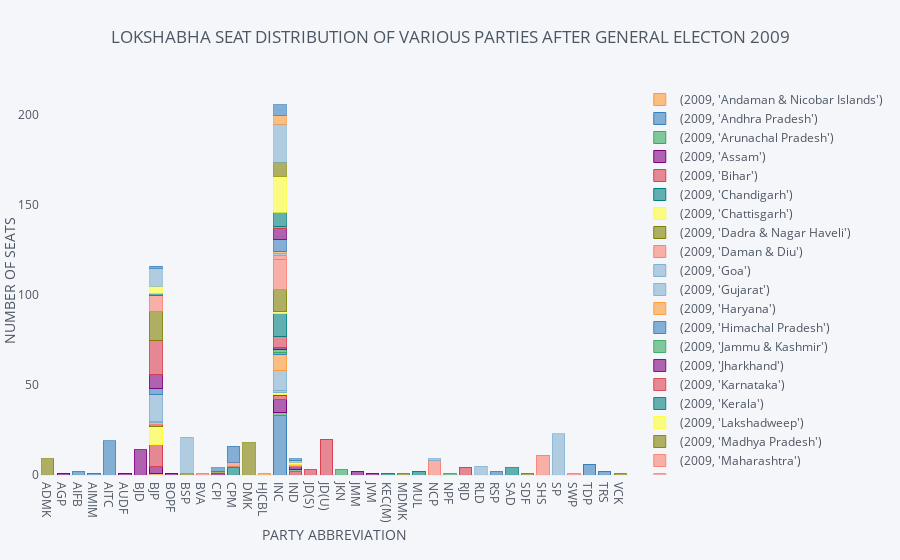

Source (notebook cell):
### Code cell
i.unstack(level=0).iplot(kind='bar',barmode='stack', subplots=False,width=700,margin=(40,40,85,85),yTitle='NUMBER OF SEATS',xTitle='PARTY ABBREVIATION',zTitle='STATES',title="LOKSHABHA SEAT DISTRIBUTION OF VARIOUS PARTIES AFTER GENERAL ELECTON 2009",showgrid=False)

### Figure 1 — Plotly figure (JSON) as saved in the notebook; plotly's stock layout.template omitted (floating-point values rounded to 4 significant figures)
{"data": [{"marker": {"color": "rgba(255, 153, 51, 0.6)", "line": {"color": "rgba(255, 153, 51, 1.0)", "width": 1}}, "name": "(2009, 'Andaman & Nicobar Islands')", "orientation": "v", "text": "", "type": "bar", "x": ["ADMK", "AGP", "AIFB", "AIMIM", "AITC", "AUDF", "BJD", "BJP", "BOPF", "BSP", "BVA", "CPI", "CPM", "DMK", "HJCBL", "INC", "IND", "JD(S)", "JD(U)", "JKN", "JMM", "JVM", "KEC(M)", "MDMK", "MUL", "NCP", "NPF", "RJD", "RLD", "RSP", "SAD", "SDF", "SHS", "SP", "SWP", "TDP", "TRS", "VCK"], "y": ["", "", "", "", "", "", "", 1, "", "", "", "", "", "", "", "", "", "", "", "", "", "", "", "", "", "", "", "", "", "", "", "", "", "", "", "", "", ""]}, {"marker": {"color": "rgba(55, 128, 191, 0.6)", "line": {"color": "rgba(55, 128, 191, 1.0)", "width": 1}}, "name": "(2009, 'Andhra Pradesh')", "orientation": "v", "text": "", "type": "bar", "x": ["ADMK", "AGP", "AIFB", "AIMIM", "AITC", "AUDF", "BJD", "BJP", "BOPF", "BSP", "BVA", "CPI", "CPM", "DMK", "HJCBL", "INC", "IND", "JD(S)", "JD(U)", "JKN", "JMM", "JVM", "KEC(M)", "MDMK", "MUL", "NCP", "NPF", "RJD", "RLD", "RSP", "SAD", "SDF", "SHS", "SP", "SWP", "TDP", "TRS", "VCK"], "y": ["", "", "", 1, "", "", "", "", "", "", "", "", "", "", "", 33, "", "", "", "", "", "", "", "", "", "", "", "", "", "", "", "", "", "", "", 6, 2, ""]}, {"marker": {"color": "rgba(50, 171, 96, 0.6)", "line": {"color": "rgba(50, 171, 96, 1.0)", "width": 1}}, "name": "(2009, 'Arunachal Pradesh')", "orientation": "v", "text": "", "type": "bar", "x": ["ADMK", "AGP", "AIFB", "AIMIM", "AITC", "AUDF", "BJD", "BJP", "BOPF", "BSP", "BVA", "CPI", "CPM", "DMK", "HJCBL", "INC", "IND", "JD(S)", "JD(U)", "JKN", "JMM", "JVM", "KEC(M)", "MDMK", "MUL", "NCP", "NPF", "RJD", "RLD", "RSP", "SAD", "SDF", "SHS", "SP", "SWP", "TDP", "TRS", "VCK"], "y": ["", "", "", "", "", "", "", "", "", "", "", "", "", "", "", 2, "", "", "", "", "", "", "", "", "", "", "", "", "", "", "", "", "", "", "", "", "", ""]}, {"marker": {"color": "rgba(128, 0, 128, 0.6)", "line": {"color": "rgba(128, 0, 128, 1.0)", "width": 1}}, "name": "(2009, 'Assam')", "orientation": "v", "text": "", "type": "bar", "x": ["ADMK", "AGP", "AIFB", "AIMIM", "AITC", "AUDF", "BJD", "BJP", "BOPF", "BSP", "BVA", "CPI", "CPM", "DMK", "HJCBL", "INC", "IND", "JD(S)", "JD(U)", "JKN", "JMM", "JVM", "KEC(M)", "MDMK", "MUL", "NCP", "NPF", "RJD", "RLD", "RSP", "SAD", "SDF", "SHS", "SP", "SWP", "TDP", "TRS", "VCK"], "y": ["", 1, "", "", "", 1, "", 4, 1, "", "", "", "", "", "", 7, "", "", "", "", "", "", "", "", "", "", "", "", "", "", "", "", "", "", "", "", "", ""]}, {"marker": {"color": "rgba(219, 64, 82, 0.6)", "line": {"color": "rgba(219, 64, 82, 1.0)", "width": 1}}, "name": "(2009, 'Bihar')", "orientation": "v", "text": "", "type": "bar", "x": ["ADMK", "AGP", "AIFB", "AIMIM", "AITC", "AUDF", "BJD", "BJP", "BOPF", "BSP", "BVA", "CPI", "CPM", "DMK", "HJCBL", "INC", "IND", "JD(S)", "JD(U)", "JKN", "JMM", "JVM", "KEC(M)", "MDMK", "MUL", "NCP", "NPF", "RJD", "RLD", "RSP", "SAD", "SDF", "SHS", "SP", "SWP", "TDP", "TRS", "VCK"], "y": ["", "", "", "", "", "", "", 12, "", "", "", "", "", "", "", 2, 2, "", 20, "", "", "", "", "", "", "", "", 4, "", "", "", "", "", "", "", "", "", ""]}, {"marker": {"color": "rgba(0, 128, 128, 0.6)", "line": {"color": "rgba(0, 128, 128, 1.0)", "width": 1}}, "name": "(2009, 'Chandigarh')", "orientation": "v", "text": "", "type": "bar", "x": ["ADMK", "AGP", "AIFB", "AIMIM", "AITC", "AUDF", "BJD", "BJP", "BOPF", "BSP", "BVA", "CPI", "CPM", "DMK", "HJCBL", "INC", "IND", "JD(S)", "JD(U)", "JKN", "JMM", "JVM", "KEC(M)", "MDMK", "MUL", "NCP", "NPF", "RJD", "RLD", "RSP", "SAD", "SDF", "SHS", "SP", "SWP", "TDP", "TRS", "VCK"], "y": ["", "", "", "", "", "", "", "", "", "", "", "", "", "", "", 1, "", "", "", "", "", "", "", "", "", "", "", "", "", "", "", "", "", "", "", "", "", ""]}, {"marker": {"color": "rgba(255, 255, 51, 0.6)", "line": {"color": "rgba(255, 255, 51, 1.0)", "width": 1}}, "name": "(2009, 'Chattisgarh')", "orientation": "v", "text": "", "type": "bar", "x": ["ADMK", "AGP", "AIFB", "AIMIM", "AITC", "AUDF", "BJD", "BJP", "BOPF", "BSP", "BVA", "CPI", "CPM", "DMK", "HJCBL", "INC", "IND", "JD(S)", "JD(U)", "JKN", "JMM", "JVM", "KEC(M)", "MDMK", "MUL", "NCP", "NPF", "RJD", "RLD", "RSP", "SAD", "SDF", "SHS", "SP", "SWP", "TDP", "TRS", "VCK"], "y": ["", "", "", "", "", "", "", 10, "", "", "", "", "", "", "", 1, "", "", "", "", "", "", "", "", "", "", "", "", "", "", "", "", "", "", "", "", "", ""]}, {"marker": {"color": "rgba(128, 128, 0, 0.6)", "line": {"color": "rgba(128, 128, 0, 1.0)", "width": 1}}, "name": "(2009, 'Dadra & Nagar Haveli')", "orientation": "v", "text": "", "type": "bar", "x": ["ADMK", "AGP", "AIFB", "AIMIM", "AITC", "AUDF", "BJD", "BJP", "BOPF", "BSP", "BVA", "CPI", "CPM", "DMK", "HJCBL", "INC", "IND", "JD(S)", "JD(U)", "JKN", "JMM", "JVM", "KEC(M)", "MDMK", "MUL", "NCP", "NPF", "RJD", "RLD", "RSP", "SAD", "SDF", "SHS", "SP", "SWP", "TDP", "TRS", "VCK"], "y": ["", "", "", "", "", "", "", 1, "", "", "", "", "", "", "", "", "", "", "", "", "", "", "", "", "", "", "", "", "", "", "", "", "", "", "", "", "", ""]}, {"marker": {"color": "rgba(251, 128, 114, 0.6)", "line": {"color": "rgba(251, 128, 114, 1.0)", "width": 1}}, "name": "(2009, 'Daman & Diu')", "orientation": "v", "text": "", "type": "bar", "x": ["ADMK", "AGP", "AIFB", "AIMIM", "AITC", "AUDF", "BJD", "BJP", "BOPF", "BSP", "BVA", "CPI", "CPM", "DMK", "HJCBL", "INC", "IND", "JD(S)", "JD(U)", "JKN", "JMM", "JVM", "KEC(M)", "MDMK", "MUL", "NCP", "NPF", "RJD", "RLD", "RSP", "SAD", "SDF", "SHS", "SP", "SWP", "TDP", "TRS", "VCK"], "y": ["", "", "", "", "", "", "", 1, "", "", "", "", "", "", "", "", "", "", "", "", "", "", "", "", "", "", "", "", "", "", "", "", "", "", "", "", "", ""]}, {"marker": {"color": "rgba(128, 177, 211, 0.6)", "line": {"color": "rgba(128, 177, 211, 1.0)", "width": 1}}, "name": "(2009, 'Goa')", "orientation": "v", "text": "", "type": "bar", "x": ["ADMK", "AGP", "AIFB", "AIMIM", "AITC", "AUDF", "BJD", "BJP", "BOPF", "BSP", "BVA", "CPI", "CPM", "DMK", "HJCBL", "INC", "IND", "JD(S)", "JD(U)", "JKN", "JMM", "JVM", "KEC(M)", "MDMK", "MUL", "NCP", "NPF", "RJD", "RLD", "RSP", "SAD", "SDF", "SHS", "SP", "SWP", "TDP", "TRS", "VCK"], "y": ["", "", "", "", "", "", "", 1, "", "", "", "", "", "", "", 1, "", "", "", "", "", "", "", "", "", "", "", "", "", "", "", "", "", "", "", "", "", ""]}, {"marker": {"color": "rgba(128, 177, 211, 0.6)", "line": {"color": "rgba(128, 177, 211, 0.89999999999999991)", "width": 1}}, "name": "(2009, 'Gujarat')", "orientation": "v", "text": "", "type": "bar", "x": ["ADMK", "AGP", "AIFB", "AIMIM", "AITC", "AUDF", "BJD", "BJP", "BOPF", "BSP", "BVA", "CPI", "CPM", "DMK", "HJCBL", "INC", "IND", "JD(S)", "JD(U)", "JKN", "JMM", "JVM", "KEC(M)", "MDMK", "MUL", "NCP", "NPF", "RJD", "RLD", "RSP", "SAD", "SDF", "SHS", "SP", "SWP", "TDP", "TRS", "VCK"], "y": ["", "", "", "", "", "", "", 15, "", "", "", "", "", "", "", 11, "", "", "", "", "", "", "", "", "", "", "", "", "", "", "", "", "", "", "", "", "", ""]}, {"marker": {"color": "rgba(255, 153, 51, 0.6)", "line": {"color": "rgba(255, 153, 51, 0.89999999999999991)", "width": 1}}, "name": "(2009, 'Haryana')", "orientation": "v", "text": "", "type": "bar", "x": ["ADMK", "AGP", "AIFB", "AIMIM", "AITC", "AUDF", "BJD", "BJP", "BOPF", "BSP", "BVA", "CPI", "CPM", "DMK", "HJCBL", "INC", "IND", "JD(S)", "JD(U)", "JKN", "JMM", "JVM", "KEC(M)", "MDMK", "MUL", "NCP", "NPF", "RJD", "RLD", "RSP", "SAD", "SDF", "SHS", "SP", "SWP", "TDP", "TRS", "VCK"], "y": ["", "", "", "", "", "", "", "", "", "", "", "", "", "", 1, 9, "", "", "", "", "", "", "", "", "", "", "", "", "", "", "", "", "", "", "", "", "", ""]}, {"marker": {"color": "rgba(55, 128, 191, 0.6)", "line": {"color": "rgba(55, 128, 191, 0.89999999999999991)", "width": 1}}, "name": "(2009, 'Himachal Pradesh')", "orientation": "v", "text": "", "type": "bar", "x": ["ADMK", "AGP", "AIFB", "AIMIM", "AITC", "AUDF", "BJD", "BJP", "BOPF", "BSP", "BVA", "CPI", "CPM", "DMK", "HJCBL", "INC", "IND", "JD(S)", "JD(U)", "JKN", "JMM", "JVM", "KEC(M)", "MDMK", "MUL", "NCP", "NPF", "RJD", "RLD", "RSP", "SAD", "SDF", "SHS", "SP", "SWP", "TDP", "TRS", "VCK"], "y": ["", "", "", "", "", "", "", 3, "", "", "", "", "", "", "", 1, "", "", "", "", "", "", "", "", "", "", "", "", "", "", "", "", "", "", "", "", "", ""]}, {"marker": {"color": "rgba(50, 171, 96, 0.6)", "line": {"color": "rgba(50, 171, 96, 0.89999999999999991)", "width": 1}}, "name": "(2009, 'Jammu & Kashmir')", "orientation": "v", "text": "", "type": "bar", "x": ["ADMK", "AGP", "AIFB", "AIMIM", "AITC", "AUDF", "BJD", "BJP", "BOPF", "BSP", "BVA", "CPI", "CPM", "DMK", "HJCBL", "INC", "IND", "JD(S)", "JD(U)", "JKN", "JMM", "JVM", "KEC(M)", "MDMK", "MUL", "NCP", "NPF", "RJD", "RLD", "RSP", "SAD", "SDF", "SHS", "SP", "SWP", "TDP", "TRS", "VCK"], "y": ["", "", "", "", "", "", "", "", "", "", "", "", "", "", "", 2, 1, "", "", 3, "", "", "", "", "", "", "", "", "", "", "", "", "", "", "", "", "", ""]}, {"marker": {"color": "rgba(128, 0, 128, 0.6)", "line": {"color": "rgba(128, 0, 128, 0.89999999999999991)", "width": 1}}, "name": "(2009, 'Jharkhand')", "orientation": "v", "text": "", "type": "bar", "x": ["ADMK", "AGP", "AIFB", "AIMIM", "AITC", "AUDF", "BJD", "BJP", "BOPF", "BSP", "BVA", "CPI", "CPM", "DMK", "HJCBL", "INC", "IND", "JD(S)", "JD(U)", "JKN", "JMM", "JVM", "KEC(M)", "MDMK", "MUL", "NCP", "NPF", "RJD", "RLD", "RSP", "SAD", "SDF", "SHS", "SP", "SWP", "TDP", "TRS", "VCK"], "y": ["", "", "", "", "", "", "", 8, "", "", "", "", "", "", "", 1, 2, "", "", "", 2, 1, "", "", "", "", "", "", "", "", "", "", "", "", "", "", "", ""]}, {"marker": {"color": "rgba(219, 64, 82, 0.6)", "line": {"color": "rgba(219, 64, 82, 0.89999999999999991)", "width": 1}}, "name": "(2009, 'Karnataka')", "orientation": "v", "text": "", "type": "bar", "x": ["ADMK", "AGP", "AIFB", "AIMIM", "AITC", "AUDF", "BJD", "BJP", "BOPF", "BSP", "BVA", "CPI", "CPM", "DMK", "HJCBL", "INC", "IND", "JD(S)", "JD(U)", "JKN", "JMM", "JVM", "KEC(M)", "MDMK", "MUL", "NCP", "NPF", "RJD", "RLD", "RSP", "SAD", "SDF", "SHS", "SP", "SWP", "TDP", "TRS", "VCK"], "y": ["", "", "", "", "", "", "", 19, "", "", "", "", "", "", "", 6, "", 3, "", "", "", "", "", "", "", "", "", "", "", "", "", "", "", "", "", "", "", ""]}, {"marker": {"color": "rgba(0, 128, 128, 0.6)", "line": {"color": "rgba(0, 128, 128, 0.89999999999999991)", "width": 1}}, "name": "(2009, 'Kerala')", "orientation": "v", "text": "", "type": "bar", "x": ["ADMK", "AGP", "AIFB", "AIMIM", "AITC", "AUDF", "BJD", "BJP", "BOPF", "BSP", "BVA", "CPI", "CPM", "DMK", "HJCBL", "INC", "IND", "JD(S)", "JD(U)", "JKN", "JMM", "JVM", "KEC(M)", "MDMK", "MUL", "NCP", "NPF", "RJD", "RLD", "RSP", "SAD", "SDF", "SHS", "SP", "SWP", "TDP", "TRS", "VCK"], "y": ["", "", "", "", "", "", "", "", "", "", "", "", 4, "", "", 13, "", "", "", "", "", "", 1, "", 2, "", "", "", "", "", "", "", "", "", "", "", "", ""]}, {"marker": {"color": "rgba(255, 255, 51, 0.6)", "line": {"color": "rgba(255, 255, 51, 0.89999999999999991)", "width": 1}}, "name": "(2009, 'Lakshadweep')", "orientation": "v", "text": "", "type": "bar", "x": ["ADMK", "AGP", "AIFB", "AIMIM", "AITC", "AUDF", "BJD", "BJP", "BOPF", "BSP", "BVA", "CPI", "CPM", "DMK", "HJCBL", "INC", "IND", "JD(S)", "JD(U)", "JKN", "JMM", "JVM", "KEC(M)", "MDMK", "MUL", "NCP", "NPF", "RJD", "RLD", "RSP", "SAD", "SDF", "SHS", "SP", "SWP", "TDP", "TRS", "VCK"], "y": ["", "", "", "", "", "", "", "", "", "", "", "", "", "", "", 1, "", "", "", "", "", "", "", "", "", "", "", "", "", "", "", "", "", "", "", "", "", ""]}, {"marker": {"color": "rgba(128, 128, 0, 0.6)", "line": {"color": "rgba(128, 128, 0, 0.89999999999999991)", "width": 1}}, "name": "(2009, 'Madhya Pradesh')", "orientation": "v", "text": "", "type": "bar", "x": ["ADMK", "AGP", "AIFB", "AIMIM", "AITC", "AUDF", "BJD", "BJP", "BOPF", "BSP", "BVA", "CPI", "CPM", "DMK", "HJCBL", "INC", "IND", "JD(S)", "JD(U)", "JKN", "JMM", "JVM", "KEC(M)", "MDMK", "MUL", "NCP", "NPF", "RJD", "RLD", "RSP", "SAD", "SDF", "SHS", "SP", "SWP", "TDP", "TRS", "VCK"], "y": ["", "", "", "", "", "", "", 16, "", 1, "", "", "", "", "", 12, "", "", "", "", "", "", "", "", "", "", "", "", "", "", "", "", "", "", "", "", "", ""]}, {"marker": {"color": "rgba(251, 128, 114, 0.6)", "line": {"color": "rgba(251, 128, 114, 0.89999999999999991)", "width": 1}}, "name": "(2009, 'Maharashtra')", "orientation": "v", "text": "", "type": "bar", "x": ["ADMK", "AGP", "AIFB", "AIMIM", "AITC", "AUDF", "BJD", "BJP", "BOPF", "BSP", "BVA", "CPI", "CPM", "DMK", "HJCBL", "INC", "IND", "JD(S)", "JD(U)", "JKN", "JMM", "JVM", "KEC(M)", "MDMK", "MUL", "NCP", "NPF", "RJD", "RLD", "RSP", "SAD", "SDF", "SHS", "SP", "SWP", "TDP", "TRS", "VCK"], "y": ["", "", "", "", "", "", "", 9, "", "", 1, "", "", "", "", 17, 1, "", "", "", "", "", "", "", "", 8, "", "", "", "", "", "", 11, "", 1, "", "", ""]}, {"marker": {"color": "rgba(251, 128, 114, 0.6)", "line": {"color": "rgba(251, 128, 114, 0.79999999999999982)", "width": 1}}, "name": "(2009, 'Manipur')", "orientation": "v", "text": "", "type": "bar", "x": ["ADMK", "AGP", "AIFB", "AIMIM", "AITC", "AUDF", "BJD", "BJP", "BOPF", "BSP", "BVA", "CPI", "CPM", "DMK", "HJCBL", "INC", "IND", "JD(S)", "JD(U)", "JKN", "JMM", "JVM", "KEC(M)", "MDMK", "MUL", "NCP", "NPF", "RJD", "RLD", "RSP", "SAD", "SDF", "SHS", "SP", "SWP", "TDP", "TRS", "VCK"], "y": ["", "", "", "", "", "", "", "", "", "", "", "", "", "", "", 2, "", "", "", "", "", "", "", "", "", "", "", "", "", "", "", "", "", "", "", "", "", ""]}, {"marker": {"color": "rgba(128, 177, 211, 0.6)", "line": {"color": "rgba(128, 177, 211, 0.79999999999999982)", "width": 1}}, "name": "(2009, 'Meghalaya')", "orientation": "v", "text": "", "type": "bar", "x": ["ADMK", "AGP", "AIFB", "AIMIM", "AITC", "AUDF", "BJD", "BJP", "BOPF", "BSP", "BVA", "CPI", "CPM", "DMK", "HJCBL", "INC", "IND", "JD(S)", "JD(U)", "JKN", "JMM", "JVM", "KEC(M)", "MDMK", "MUL", "NCP", "NPF", "RJD", "RLD", "RSP", "SAD", "SDF", "SHS", "SP", "SWP", "TDP", "TRS", "VCK"], "y": ["", "", "", "", "", "", "", "", "", "", "", "", "", "", "", 1, "", "", "", "", "", "", "", "", "", 1, "", "", "", "", "", "", "", "", "", "", "", ""]}, {"marker": {"color": "rgba(255, 153, 51, 0.6)", "line": {"color": "rgba(255, 153, 51, 0.79999999999999982)", "width": 1}}, "name": "(2009, 'Mizoram')", "orientation": "v", "text": "", "type": "bar", "x": ["ADMK", "AGP", "AIFB", "AIMIM", "AITC", "AUDF", "BJD", "BJP", "BOPF", "BSP", "BVA", "CPI", "CPM", "DMK", "HJCBL", "INC", "IND", "JD(S)", "JD(U)", "JKN", "JMM", "JVM", "KEC(M)", "MDMK", "MUL", "NCP", "NPF", "RJD", "RLD", "RSP", "SAD", "SDF", "SHS", "SP", "SWP", "TDP", "TRS", "VCK"], "y": ["", "", "", "", "", "", "", "", "", "", "", "", "", "", "", 1, "", "", "", "", "", "", "", "", "", "", "", "", "", "", "", "", "", "", "", "", "", ""]}, {"marker": {"color": "rgba(55, 128, 191, 0.6)", "line": {"color": "rgba(55, 128, 191, 0.79999999999999982)", "width": 1}}, "name": "(2009, 'NCT OF Delhi')", "orientation": "v", "text": "", "type": "bar", "x": ["ADMK", "AGP", "AIFB", "AIMIM", "AITC", "AUDF", "BJD", "BJP", "BOPF", "BSP", "BVA", "CPI", "CPM", "DMK", "HJCBL", "INC", "IND", "JD(S)", "JD(U)", "JKN", "JMM", "JVM", "KEC(M)", "MDMK", "MUL", "NCP", "NPF", "RJD", "RLD", "RSP", "SAD", "SDF", "SHS", "SP", "SWP", "TDP", "TRS", "VCK"], "y": ["", "", "", "", "", "", "", "", "", "", "", "", "", "", "", 7, "", "", "", "", "", "", "", "", "", "", "", "", "", "", "", "", "", "", "", "", "", ""]}, {"marker": {"color": "rgba(50, 171, 96, 0.6)", "line": {"color": "rgba(50, 171, 96, 0.79999999999999982)", "width": 1}}, "name": "(2009, 'Nagaland')", "orientation": "v", "text": "", "type": "bar", "x": ["ADMK", "AGP", "AIFB", "AIMIM", "AITC", "AUDF", "BJD", "BJP", "BOPF", "BSP", "BVA", "CPI", "CPM", "DMK", "HJCBL", "INC", "IND", "JD(S)", "JD(U)", "JKN", "JMM", "JVM", "KEC(M)", "MDMK", "MUL", "NCP", "NPF", "RJD", "RLD", "RSP", "SAD", "SDF", "SHS", "SP", "SWP", "TDP", "TRS", "VCK"], "y": ["", "", "", "", "", "", "", "", "", "", "", "", "", "", "", "", "", "", "", "", "", "", "", "", "", "", 1, "", "", "", "", "", "", "", "", "", "", ""]}, {"marker": {"color": "rgba(128, 0, 128, 0.6)", "line": {"color": "rgba(128, 0, 128, 0.79999999999999982)", "width": 1}}, "name": "(2009, 'Orissa')", "orientation": "v", "text": "", "type": "bar", "x": ["ADMK", "AGP", "AIFB", "AIMIM", "AITC", "AUDF", "BJD", "BJP", "BOPF", "BSP", "BVA", "CPI", "CPM", "DMK", "HJCBL", "INC", "IND", "JD(S)", "JD(U)", "JKN", "JMM", "JVM", "KEC(M)", "MDMK", "MUL", "NCP", "NPF", "RJD", "RLD", "RSP", "SAD", "SDF", "SHS", "SP", "SWP", "TDP", "TRS", "VCK"], "y": ["", "", "", "", "", "", 14, "", "", "", "", 1, "", "", "", 6, "", "", "", "", "", "", "", "", "", "", "", "", "", "", "", "", "", "", "", "", "", ""]}, {"marker": {"color": "rgba(219, 64, 82, 0.6)", "line": {"color": "rgba(219, 64, 82, 0.79999999999999982)", "width": 1}}, "name": "(2009, 'Puducherry')", "orientation": "v", "text": "", "type": "bar", "x": ["ADMK", "AGP", "AIFB", "AIMIM", "AITC", "AUDF", "BJD", "BJP", "BOPF", "BSP", "BVA", "CPI", "CPM", "DMK", "HJCBL", "INC", "IND", "JD(S)", "JD(U)", "JKN", "JMM", "JVM", "KEC(M)", "MDMK", "MUL", "NCP", "NPF", "RJD", "RLD", "RSP", "SAD", "SDF", "SHS", "SP", "SWP", "TDP", "TRS", "VCK"], "y": ["", "", "", "", "", "", "", "", "", "", "", "", "", "", "", 1, "", "", "", "", "", "", "", "", "", "", "", "", "", "", "", "", "", "", "", "", "", ""]}, {"marker": {"color": "rgba(0, 128, 128, 0.6)", "line": {"color": "rgba(0, 128, 128, 0.79999999999999982)", "width": 1}}, "name": "(2009, 'Punjab')", "orientation": "v", "text": "", "type": "bar", "x": ["ADMK", "AGP", "AIFB", "AIMIM", "AITC", "AUDF", "BJD", "BJP", "BOPF", "BSP", "BVA", "CPI", "CPM", "DMK", "HJCBL", "INC", "IND", "JD(S)", "JD(U)", "JKN", "JMM", "JVM", "KEC(M)", "MDMK", "MUL", "NCP", "NPF", "RJD", "RLD", "RSP", "SAD", "SDF", "SHS", "SP", "SWP", "TDP", "TRS", "VCK"], "y": ["", "", "", "", "", "", "", 1, "", "", "", "", "", "", "", 8, "", "", "", "", "", "", "", "", "", "", "", "", "", "", 4, "", "", "", "", "", "", ""]}, {"marker": {"color": "rgba(255, 255, 51, 0.6)", "line": {"color": "rgba(255, 255, 51, 0.79999999999999982)", "width": 1}}, "name": "(2009, 'Rajasthan')", "orientation": "v", "text": "", "type": "bar", "x": ["ADMK", "AGP", "AIFB", "AIMIM", "AITC", "AUDF", "BJD", "BJP", "BOPF", "BSP", "BVA", "CPI", "CPM", "DMK", "HJCBL", "INC", "IND", "JD(S)", "JD(U)", "JKN", "JMM", "JVM", "KEC(M)", "MDMK", "MUL", "NCP", "NPF", "RJD", "RLD", "RSP", "SAD", "SDF", "SHS", "SP", "SWP", "TDP", "TRS", "VCK"], "y": ["", "", "", "", "", "", "", 4, "", "", "", "", "", "", "", 20, 1, "", "", "", "", "", "", "", "", "", "", "", "", "", "", "", "", "", "", "", "", ""]}, {"marker": {"color": "rgba(128, 128, 0, 0.6)", "line": {"color": "rgba(128, 128, 0, 0.79999999999999982)", "width": 1}}, "name": "(2009, 'Sikkim')", "orientation": "v", "text": "", "type": "bar", "x": ["ADMK", "AGP", "AIFB", "AIMIM", "AITC", "AUDF", "BJD", "BJP", "BOPF", "BSP", "BVA", "CPI", "CPM", "DMK", "HJCBL", "INC", "IND", "JD(S)", "JD(U)", "JKN", "JMM", "JVM", "KEC(M)", "MDMK", "MUL", "NCP", "NPF", "RJD", "RLD", "RSP", "SAD", "SDF", "SHS", "SP", "SWP", "TDP", "TRS", "VCK"], "y": ["", "", "", "", "", "", "", "", "", "", "", "", "", "", "", "", "", "", "", "", "", "", "", "", "", "", "", "", "", "", "", 1, "", "", "", "", "", ""]}, {"marker": {"color": "rgba(128, 128, 0, 0.6)", "line": {"color": "rgba(128, 128, 0, 0.69999999999999996)", "width": 1}}, "name": "(2009, 'Tamil Nadu')", "orientation": "v", "text": "", "type": "bar", "x": ["ADMK", "AGP", "AIFB", "AIMIM", "AITC", "AUDF", "BJD", "BJP", "BOPF", "BSP", "BVA", "CPI", "CPM", "DMK", "HJCBL", "INC", "IND", "JD(S)", "JD(U)", "JKN", "JMM", "JVM", "KEC(M)", "MDMK", "MUL", "NCP", "NPF", "RJD", "RLD", "RSP", "SAD", "SDF", "SHS", "SP", "SWP", "TDP", "TRS", "VCK"], "y": [9, "", "", "", "", "", "", "", "", "", "", 1, 1, 18, "", 8, "", "", "", "", "", "", "", 1, "", "", "", "", "", "", "", "", "", "", "", "", "", 1]}, {"marker": {"color": "rgba(251, 128, 114, 0.6)", "line": {"color": "rgba(251, 128, 114, 0.69999999999999996)", "width": 1}}, "name": "(2009, 'Tripura')", "orientation": "v", "text": "", "type": "bar", "x": ["ADMK", "AGP", "AIFB", "AIMIM", "AITC", "AUDF", "BJD", "BJP", "BOPF", "BSP", "BVA", "CPI", "CPM", "DMK", "HJCBL", "INC", "IND", "JD(S)", "JD(U)", "JKN", "JMM", "JVM", "KEC(M)", "MDMK", "MUL", "NCP", "NPF", "RJD", "RLD", "RSP", "SAD", "SDF", "SHS", "SP", "SWP", "TDP", "TRS", "VCK"], "y": ["", "", "", "", "", "", "", "", "", "", "", "", 2, "", "", "", "", "", "", "", "", "", "", "", "", "", "", "", "", "", "", "", "", "", "", "", "", ""]}, {"marker": {"color": "rgba(128, 177, 211, 0.6)", "line": {"color": "rgba(128, 177, 211, 0.69999999999999996)", "width": 1}}, "name": "(2009, 'Uttar Pradesh')", "orientation": "v", "text": "", "type": "bar", "x": ["ADMK", "AGP", "AIFB", "AIMIM", "AITC", "AUDF", "BJD", "BJP", "BOPF", "BSP", "BVA", "CPI", "CPM", "DMK", "HJCBL", "INC", "IND", "JD(S)", "JD(U)", "JKN", "JMM", "JVM", "KEC(M)", "MDMK", "MUL", "NCP", "NPF", "RJD", "RLD", "RSP", "SAD", "SDF", "SHS", "SP", "SWP", "TDP", "TRS", "VCK"], "y": ["", "", "", "", "", "", "", 10, "", 20, "", "", "", "", "", 21, 1, "", "", "", "", "", "", "", "", "", "", "", 5, "", "", "", "", 23, "", "", "", ""]}, {"marker": {"color": "rgba(255, 153, 51, 0.6)", "line": {"color": "rgba(255, 153, 51, 0.69999999999999996)", "width": 1}}, "name": "(2009, 'Uttarakhand')", "orientation": "v", "text": "", "type": "bar", "x": ["ADMK", "AGP", "AIFB", "AIMIM", "AITC", "AUDF", "BJD", "BJP", "BOPF", "BSP", "BVA", "CPI", "CPM", "DMK", "HJCBL", "INC", "IND", "JD(S)", "JD(U)", "JKN", "JMM", "JVM", "KEC(M)", "MDMK", "MUL", "NCP", "NPF", "RJD", "RLD", "RSP", "SAD", "SDF", "SHS", "SP", "SWP", "TDP", "TRS", "VCK"], "y": ["", "", "", "", "", "", "", "", "", "", "", "", "", "", "", 5, "", "", "", "", "", "", "", "", "", "", "", "", "", "", "", "", "", "", "", "", "", ""]}, {"marker": {"color": "rgba(55, 128, 191, 0.6)", "line": {"color": "rgba(55, 128, 191, 0.69999999999999996)", "width": 1}}, "name": "(2009, 'West Bengal')", "orientation": "v", "text": "", "type": "bar", "x": ["ADMK", "AGP", "AIFB", "AIMIM", "AITC", "AUDF", "BJD", "BJP", "BOPF", "BSP", "BVA", "CPI", "CPM", "DMK", "HJCBL", "INC", "IND", "JD(S)", "JD(U)", "JKN", "JMM", "JVM", "KEC(M)", "MDMK", "MUL", "NCP", "NPF", "RJD", "RLD", "RSP", "SAD", "SDF", "SHS", "SP", "SWP", "TDP", "TRS", "VCK"], "y": ["", "", 2, "", 19, "", "", 1, "", "", "", 2, 9, "", "", 6, 1, "", "", "", "", "", "", "", "", "", "", "", "", 2, "", "", "", "", "", "", "", ""]}], "layout": {"barmode": "stack", "legend": {"bgcolor": "#F5F6F9", "font": {"color": "#4D5663"}, "traceorder": "normal"}, "margin": {"b": 85, "l": 40, "r": 40, "t": 85}, "paper_bgcolor": "#F5F6F9", "plot_bgcolor": "#F5F6F9", "title": "LOKSHABHA SEAT DISTRIBUTION OF VARIOUS PARTIES AFTER GENERAL ELECTON 2009", "titlefont": {"color": "#4D5663"}, "xaxis1": {"gridcolor": "#E1E5ED", "showgrid": false, "tickfont": {"color": "#4D5663"}, "title": "PARTY ABBREVIATION", "titlefont": {"color": "#4D5663"}, "zerolinecolor": "#E1E5ED"}, "yaxis1": {"gridcolor": "#E1E5ED", "showgrid": false, "tickfont": {"color": "#4D5663"}, "title": "NUMBER OF SEATS", "titlefont": {"color": "#4D5663"}, "zerolinecolor": "#E1E5ED"}}}
